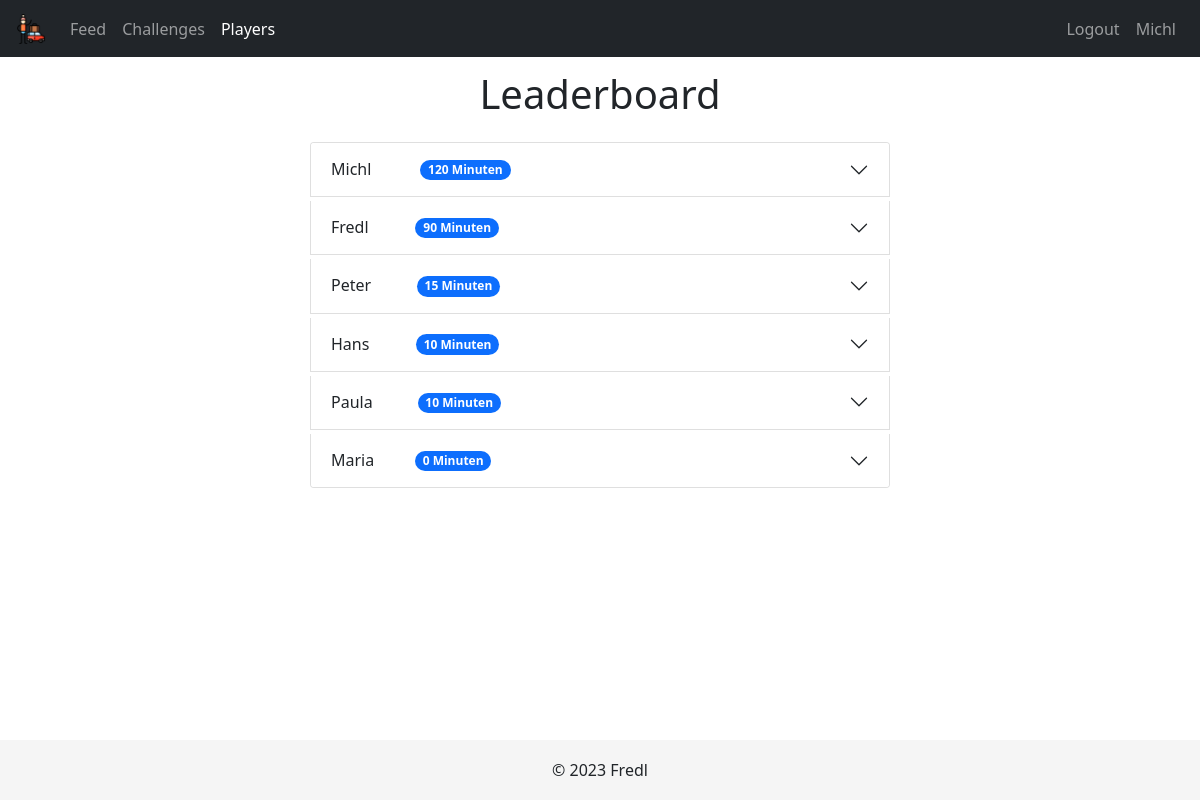
Screenshot of /players (signed in) with the database file from the repository.
### tables this page shows
CREATE TABLE "users" (
id INTEGER PRIMARY KEY,
name TEXT NOT NULL, 
email TEXT NOT NULL,
hash TEXT NOT NULL);

### app.py (the view)
@app.route('/players')
@login_required
def players():
    names = db.execute("SELECT users.id, users.name, COALESCE(SUM(challenges.bonus), 0) AS total_bonus FROM users LEFT JOIN completed_challenges ON users.id = completed_challenges.user_id LEFT JOIN challenges ON completed_challenges.challenge_id = challenges.id GROUP BY users.id ORDER BY total_bonus DESC;").fetchall()
    comp_challenges = []
    for name in names:
        temp = db.execute("SELECT completed_challenges.id, challenges.name AS c_name, bonus, description, link, notes, location, timestamp FROM completed_challenges JOIN challenges ON challenge_id = challenges.id WHERE user_id = ?", name.id).fetchall()
        comp_challenges.append({"id": name.id, "name": name.name, "total_bonus": name.total_bonus, "challenges": temp})
    return render_template("players.html", comp_challenges=comp_challenges, name=session["user_name"])

### helpers.py (called while the page is built)
def login_required(f):
    @wraps(f)
    def decorated_function(*args, **kwargs):
        if session.get("user_id") is None:
            return redirect("/login")
        return f(*args, **kwargs)
    return decorated_function

### templates/players.html (shortened to what this page needs)
{% extends "layout.html" %}
{% block main %}
  <div class="row justify-content-center">
    <div class="col-md-6">
      <h1 class="text-center mb-4">Leaderboard</h1>
      <div class="accordion" id="players_accordion">
        {% for user in comp_challenges %}
          <div class="accordion-item m-1">
            <h2 class="accordion-header" id="heading{{ loop.index }}">
              <button class="accordion-button collapsed" type="button" data-bs-toggle="collapse" data-bs-target="#collapse{{ loop.index }}" aria-expanded="false" aria-controls="collapse{{ loop.index }}">
                <div class="row align-items-center">
                  <div class="col-6">
                    {{ user.name }}
                  </div>
                  <div class="col-6">
                    <span class="badge bg-primary rounded-pill">{{ user.total_bonus }} Minuten</span>
                  </div>
                </div>
              </button>
            </h2>
          </div>
        {% endfor %}
      </div>
    </div>
  </div>
{% endblock main %}

### templates/layout.html (shortened to what this page needs)
<!DOCTYPE html>
<html>
<head>
	<link rel="stylesheet" href="https://stackpath.bootstrapcdn.com/bootstrap/4.3.1/css/bootstrap.min.css">
	<link rel="stylesheet" href="https://cdnjs.cloudflare.com/ajax/libs/bootstrap/5.1.3/css/bootstrap.min.css">
    <link href="static/styles.css" rel="stylesheet">
</head>
<body>
	<nav class="navbar navbar-expand-md navbar-dark bg-dark fixed-top">
        <a class="navbar-brand" href="/"> <img src="/static/favicon.png" alt="icon" width="30" height="30" class="d-inline-block align-text-top"></a>
		<div class="collapse navbar-collapse" id="navbarCollapse">
			{% if session["user_id"] %}
				<ul class="navbar-nav mr-auto">
					<li class="nav-item" data-page="feed">
						<a class="nav-link" href="/feed">Feed</a>
					</li>
					<li class="nav-item" data-page="challenges">
						<a class="nav-link" href="/challenges">Challenges</a>
					</li>
					<li class="nav-item" data-page="players">
						<a class="nav-link" href="/players">Players</a>
					</li>
				</ul>
				<ul class="navbar-nav ml-auto">
					<li class="nav-item" data-page="logout">
						<a class="nav-link" href="/logout">Logout</a>
					</li>
					<li class="nav-item" data-page="profile">
						<a class="nav-link" href="/profile">{{ name }}</a>
					</li>
				</ul>
			{% endif %}
		</div>
	</nav>
	<main>
		{% block main %}{% endblock main %}
		<br>
		<br>
		<br>
	</main>
	<footer>
		<div class="container text-center">
			<span>&copy; 2023 Fredl</span>
		</div>
	</footer>
</body>
</html>

### static/styles.css (style rules this page uses)
body { padding-top: 70px; min-height: 100vh; position: relative; }
footer { position: absolute; bottom: 0; width: 100%; height: 60px; line-height: 60px; background-color: #f5f5f5; }

### rows the page displays
users: name "Michl", total_bonus "120"
users: name "Fredl", total_bonus "90"
users: name "Peter", total_bonus "15"
users: name "Hans", total_bonus "10"
users: name "Paula", total_bonus "10"
users: name "Maria", total_bonus "0"
